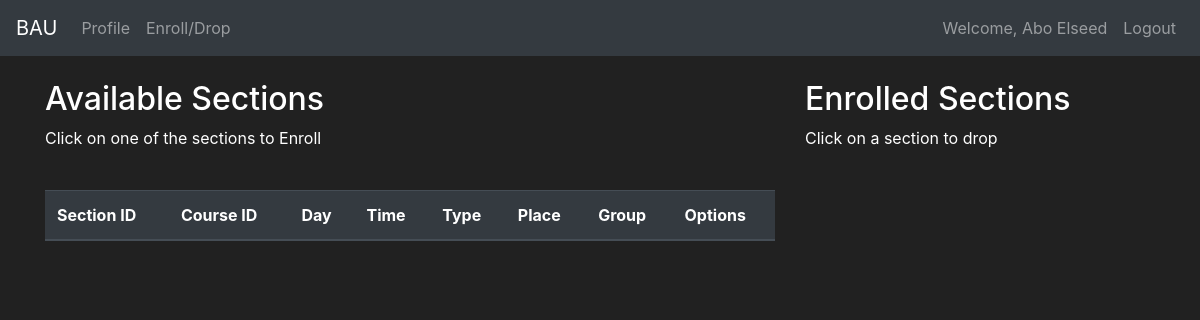
/ed (signed in), run on an earlier commit of the app's database.
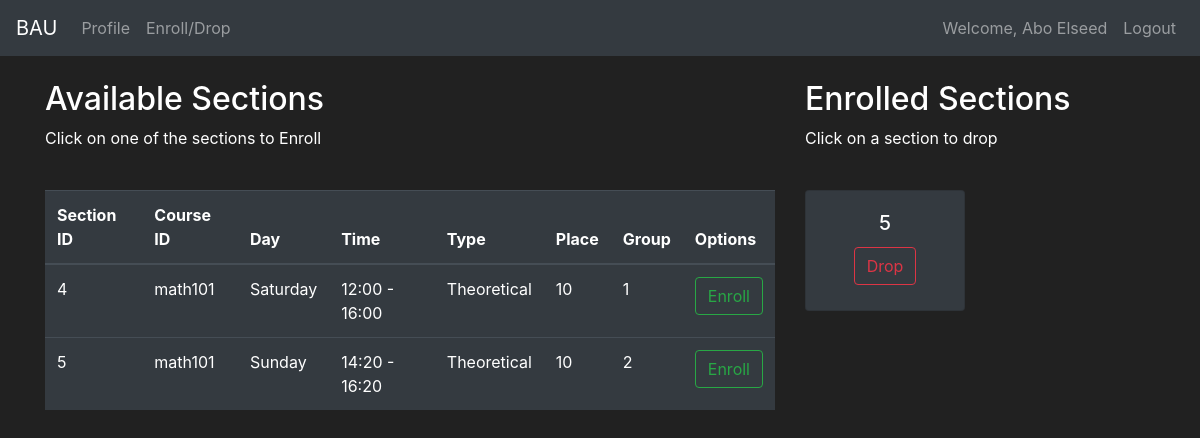
And on a later commit of the database.
### App/models.py (models this page shows, shortened)
class User(db.Model, UserMixin):
    id = db.Column(db.Integer(), primary_key=True)
    first_name = db.Column(db.String(length=20), nullable=False, unique=False)
    last_name = db.Column(db.String(length=20), nullable=False, unique=False)
    email_address = db.Column(db.String(length=50), nullable=False, unique=True)
    ssn = db.Column(db.String(), nullable=False, unique=True)
    password_hash = db.Column(db.String(length=60), nullable=False)
    major = db.Column(db.Integer(), db.ForeignKey("department.id"))
    role = db.Column("role", db.Integer(), nullable=False, default=3)
    registered_courses = db.relationship(
        "Course_registered", backref="student", lazy=True
    )
    taught_sections = db.relationship(
        "Section", backref="instructor", lazy=True, foreign_keys="Section.instructor_id"
    )
    grade = db.relationship(
        "Grade", uselist=False, back_populates="user", cascade="all, delete-orphan"
    )
    @property
    def password(self):
        return self.password

class Section(db.Model):
    id = db.Column(db.Integer(), primary_key=True)
    course_id = db.Column(db.String(length=10), db.ForeignKey("courses.id"))
    place = db.Column(db.Integer(), db.ForeignKey("place.place_num"), nullable=False)
    semester = db.Column(db.String(length=20), nullable=False)
    type = db.Column(
        db.Enum(SectionType), nullable=False, default=SectionType.THEORETICAL
    )
    day = db.Column(db.Enum(WeekDay), nullable=False)  # Use Enum for better clarity
    start_time = db.Column(db.Time(), nullable=False)  # Separate start time
    end_time = db.Column(db.Time(), nullable=False)  # Separate end time
    group = db.Column(db.Integer(), nullable=False)
    capacity = db.Column(db.Integer(), nullable=False, default=26)
    course = db.relationship(
        "Courses", back_populates="sections", foreign_keys=[course_id]
    )
    registered_courses = db.relationship(
        "Course_registered", backref="section", lazy=True
    )
    instructor_id = db.Column(db.Integer(), db.ForeignKey("user.id"))

class Course_registered(db.Model):
    student_id = db.Column(db.Integer(), db.ForeignKey("user.id"), primary_key=True)
    section_id = db.Column(db.Integer(), db.ForeignKey("section.id"), primary_key=True)

### App/routes.py (the view, shortened to what this page needs)
@app.route("/ed", methods=["GET", "POST"])
@login_required
def ed_page():
    if current_user.role != 0:
        return render_template("unauthorized.html"), 403
    enroll_form = EnrollSectionForm()
    drop_form = DropSectionForm()
    if request.method == "GET":
        sections = Section.query.all()
        valid_sections = []
        for sec in sections:
            grade_entry = Course_grade.query.filter_by(
                student_id=current_user.id,
                course_id=sec.course_id,
                semester=sec.semester,
            ).first()
            if not grade_entry or grade_entry.grade < 60:
                prerequisites = Course_prerequisite.query.filter_by(
                    course_id=sec.course_id
                ).all()
                prerequisites_met = True
                if prerequisites_met:
                    valid_sections.append(sec)
        enrolled_sec = Course_registered.query.filter_by(
            student_id=current_user.id
        ).all()
        return render_template(
            "ed.html",
            sections=valid_sections,
            enroll_form=enroll_form,
            enrolled_sec=enrolled_sec,
            drop_form=drop_form,
        )

### App/models.py (called while the page is built)
@login_manager.user_loader
def load_user(user_id):
    return User.query.get(int(user_id))

### App/templates/ed.html (shortened to what this page needs)
{% extends 'base.html' %}
{% block content %}
<div class="container mt-4">
    <div class="row">
        <div class="col-lg-8 col-md-12 mb-4">
            <h2>Available Sections</h2>
            <p>Click on one of the sections to Enroll</p>
            <br>
            <div class="table-responsive">
                <table class="table table-hover table-dark">
                    <thead>
                        <tr>
                            <th scope="col">Section ID</th>
                            <th scope="col">Course ID</th>
                            <th scope="col">Day</th>
                            <th scope="col">Time</th>
                            <th scope="col">Type</th>
                            <th scope="col">Place</th>
                            <th scope="col">Group</th>
                            <th scope="col">Options</th>
                        </tr>
                    </thead>
                    <tbody>
                        {% for section in sections %}
                        <tr>
                            <td>{{ section.id }}</td>
                            <td>{{ section.course_id }}</td>
                            <td>{{ section.day.name.capitalize() }}</td>
                            <td>{{ section.start_time.strftime('%H:%M') }} - {{ section.end_time.strftime('%H:%M') }}
                            </td>
                            <td>{{ section.type.name.capitalize() }}</td>
                            <td>{{ section.place }}</td>
                            <td>{{ section.group }}</td>
                            <td>
                                <button class="btn btn-outline-success" data-toggle="modal"
                                    data-target="#Modal-EnrollConfirm-{{ section.id }}">
                                    Enroll
                                </button>
                            </td>
                        </tr>
                        {% endfor %}
                    </tbody>
                </table>
            </div>
        </div>
        <div class="col-lg-4 col-md-12">
            <h2>Enrolled Sections</h2>
            <p>Click on a section to drop</p>
            <br>
            <div class="row">
                {% for section in enrolled_sec %}
                <div class="col-lg-6 col-md-6 col-sm-12 mb-3">
                    <div class="card text-center bg-dark">
                        <div class="card-body">
                            <h5 class="card-title">{{ section.section_id }}</h5>
                            <button type="button" class="btn btn-outline-danger" style="margin-bottom: 5px"
                                data-toggle="modal" data-target="#Modal-DroppingConfirm-{{ section.section_id }}">
                                Drop
                            </button>
                        </div>
                    </div>
                </div>
                {% endfor %}
            </div>
        </div>
    </div>
</div>
{% endblock %}

### App/templates/base.html (shortened to what this page needs)
<!DOCTYPE html>
<html lang="en">
<head>
  <link rel="stylesheet" href="https://cdn.jsdelivr.net/npm/bootstrap@4.5.3/dist/css/bootstrap.min.css"
 />
  <link rel="stylesheet" href="https://cdnjs.cloudflare.com/ajax/libs/font-awesome/5.15.4/css/all.min.css">
</head>
<body>
  <nav class="navbar navbar-expand-md navbar-dark bg-dark">
    <a class="navbar-brand" href="#">BAU</a>
    <div class="collapse navbar-collapse" id="navbarNav">
      <ul class="navbar-nav mr-auto">
        {% if current_user.role == 2 %}
        <li class="nav-item">
          <a class="nav-link" href="{{ url_for('users_page') }}">Users</a>
        </li>
        <li class="nav-item">
          <a class="nav-link" href="{{ url_for('add_department_page') }}">Add Department</a>
        </li>
        <li class="nav-item"></li>
        <a class="nav-link" href="{{ url_for('add_place_page') }}">Add Place</a>
        </li>
        <li class="nav-item"></li>
        <a class="nav-link" href="{{ url_for('add_course_page') }}">Add Course</a>
        </li>
        <li class="nav-item">
          <a class="nav-link" href="{{ url_for('add_section_page') }}">Add Section</a>
        </li>
        <li class="nav-item">
          <a class="nav-link" href="{{ url_for('add_course_prerequisite_page') }}">Add Course Prerequisite</a>
        </li>
        {% elif current_user.role == 0 %}
        <li class="nav-item">
          <a class="nav-link" href="{{ url_for('profile_page') }}">Profile</a>
        </li>
        <li class="nav-item">
          <a class="nav-link" href="{{ url_for('ed_page') }}">Enroll/Drop</a>
        </li>
        {% else %}
        <li class="nav-item active">
          <a class="nav-link" href="{{url_for('home_page')}}">Home <span class="sr-only">(current)</span></a>
        </li>
        {% endif %}
      </ul>
      {% if current_user.is_authenticated %}
      <ul class="navbar-nav">
        <li class="nav-item">
          <a class="nav-link" style="color: lawngreen; font-weight: bold;">
          </a>
        </li>
        <li class="nav-item">
          <a class="nav-link">Welcome, {{current_user.first_name}} {{current_user.last_name}} </a>
        </li>
        <li class="nav-item">
          <a class="nav-link" href="{{url_for('logout_page')}}">Logout</a>
        </li>
      </ul>
      {% endif %}
    </div>
  </nav>
  {% block content %} {% endblock %}
</body>
</html>

### App/templates/base.html (style rules this page uses)
body { background-color: #212121; color: white; }

What changed in the data, as far as the page shows it:
added Section: id "4", course_id "math101", day.name "Saturday", start_time "12:00", end_time "16:00", type.name "Theoretical", place "10", group "1"
added Section: id "5", course_id "math101", day.name "Sunday", start_time "14:20", end_time "16:20", type.name "Theoretical", place "10", group "2"
added Course_registered: section_id "5"
